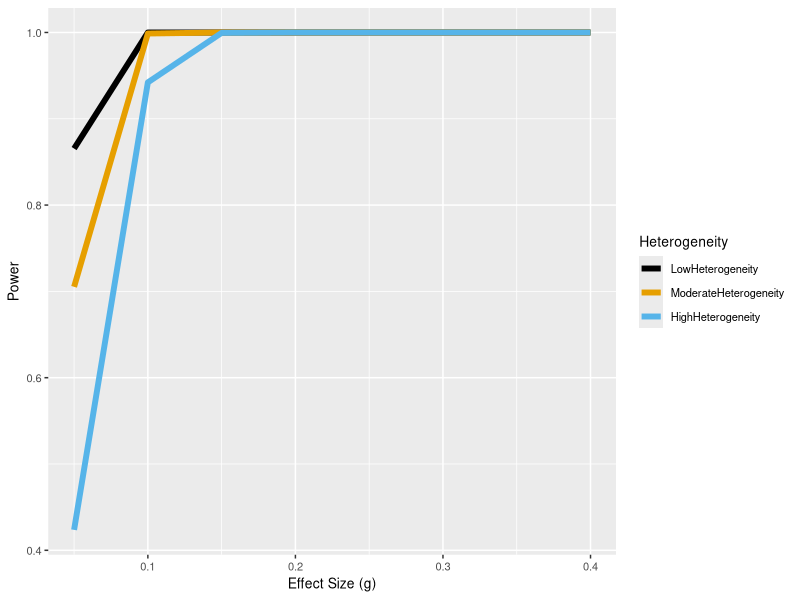

Generate this figure with R:
###########Meta-Analysis Power Analysis###############
#####Charlie Ebersole#####

#To calculate power, we will be using the following function

#Power for meta-analysis from https://osf.io/mbv9s/

es <- 0.1 # Enter your summary effect size
as <- 50  # Average per number per group
mk <- 10  # Number of effect sizes
hg <- 1   # Heterogeniety (".33" for small, "1" for moderate, & "3" for large)

eq1 <- ((as+as)/((as)*(as))) + ((es^2)/(2*(as+as)))
eq2 <- hg*(eq1)
eq3 <- eq2+eq1
eq4 <- eq3/mk
eq5 <- (es/sqrt(eq4))
Power <- (1-pnorm(1.96-eq5)) # Two-tailed
Power

########Calculating power using different effect size benchmarks######
EffectSizes<-c(.05, .1, .15, .20, .25, .20, .35, .40) #hypothetical effect sizes, in standardized mean differences

es <- EffectSizes # Enter your summary effect size
as <- 100  # Average per number per group (protocol version)
mk <- 100  # Number of effect sizes
hg <- .33   # Heterogeniety (".33" for small, "1" for moderate, & "3" for large)

eq1 <- ((as+as)/((as)*(as))) + ((es^2)/(2*(as+as)))
eq2 <- hg*(eq1)
eq3 <- eq2+eq1
eq4 <- eq3/mk
eq5 <- (es/sqrt(eq4))
PowerLow <- (1-pnorm(1.96-eq5)) # Two-tailed

es <- EffectSizes # Enter your summary effect size
as <- 100  # Average per number per group (protocol version)
mk <- 100  # Number of effect sizes
hg <- 1   # Heterogeniety (".33" for small, "1" for moderate, & "3" for large)

eq1 <- ((as+as)/((as)*(as))) + ((es^2)/(2*(as+as)))
eq2 <- hg*(eq1)
eq3 <- eq2+eq1
eq4 <- eq3/mk
eq5 <- (es/sqrt(eq4))
PowerModerate <- (1-pnorm(1.96-eq5)) # Two-tailed


es <- EffectSizes # Enter your summary effect size
as <- 100  # Average per number per group (protocol version)
mk <- 100  # Number of effect sizes
hg <- 3   # Heterogeniety (".33" for small, "1" for moderate, & "3" for large)

eq1 <- ((as+as)/((as)*(as))) + ((es^2)/(2*(as+as)))
eq2 <- hg*(eq1)
eq3 <- eq2+eq1
eq4 <- eq3/mk
eq5 <- (es/sqrt(eq4))
PowerHigh <- (1-pnorm(1.96-eq5)) # Two-tailed


###Recording power estimates at different heterogeneity levels###
LowHeterogeneity<-PowerLow
ModerateHeterogeneity<-PowerModerate
HighHeterogeneity<-PowerHigh

###Creating power figure###

PowerData<-as.data.frame(cbind(EffectSizes,LowHeterogeneity,ModerateHeterogeneity,HighHeterogeneity))
PowerData

require(reshape2)
PowerDataLong<-melt(PowerData,id.vars=c("EffectSizes"),measure.vars=c("LowHeterogeneity","ModerateHeterogeneity","HighHeterogeneity"))
str(PowerDataLong)
colnames(PowerDataLong)[colnames(PowerDataLong)=="variable"] <- "Heterogeneity"

require(ggplot2)

cbbPalette <- c("#000000", "#E69F00", "#56B4E9", "#009E73", "#F0E442", "#0072B2", "#D55E00", "#CC79A7")

p = ggplot() + 
  geom_line(data = PowerDataLong, aes(x = EffectSizes, y = value, colour = Heterogeneity), size = 2) +
  geom_point() +
  theme(text = element_text(size=10)) +
  xlab('Effect Size (g)') +
  ylab('Power') +
  scale_fill_manual(values=cbbPalette) +
  scale_colour_manual(values=cbbPalette)
print(p)




